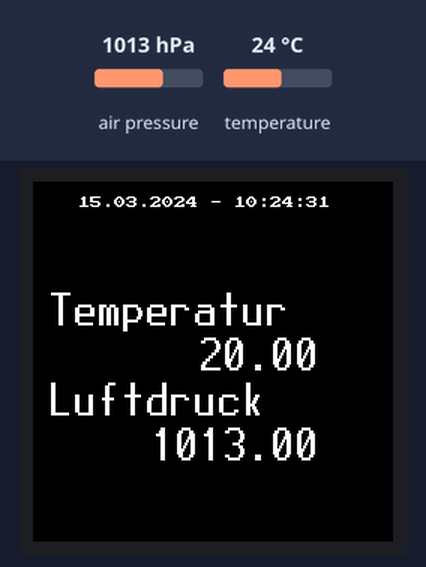
This program was run on a simulated MicroPython board. Shown: 240×240 colour display. Inputs (shaded band) come from the test bench; at power-on: air pressure 1013 hPa, temperature 24 °C. The clock reads 2024-03-15 10:24:30 at power-on unless the program sets it; files the program writes start out absent; library files of the repository ran but are not shown: st7789py.py, vga2_8x8.py, vga1_16x32.py, vga3_8x8.py, vga4_16x16.py, bmx280.py, ds1302.py; what the program prints to the serial console is not drawn.

Above: at 2.2 s.
2.3 s: air pressure set to 952 hPa
At 7.1 s:
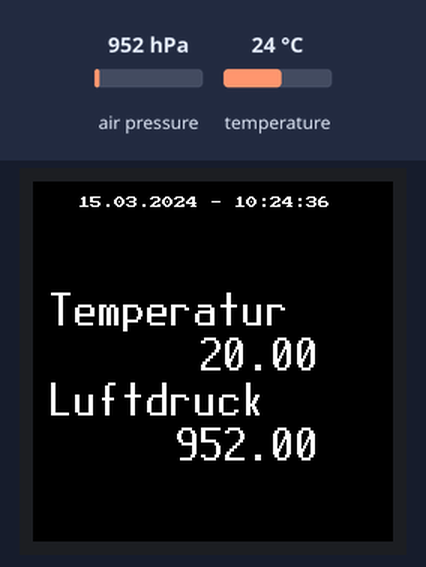
12.9 s: temperature set to 12 °C
At 17.9 s:
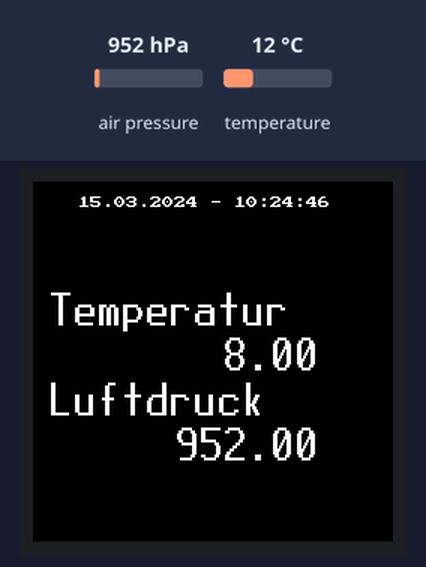
18.8 s: air pressure set to 975 hPa
At 23.5 s:
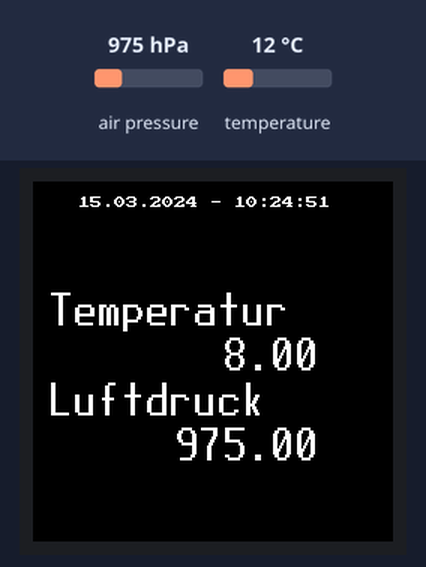
28.7 s: temperature set to 19 °C
At 33.1 s:
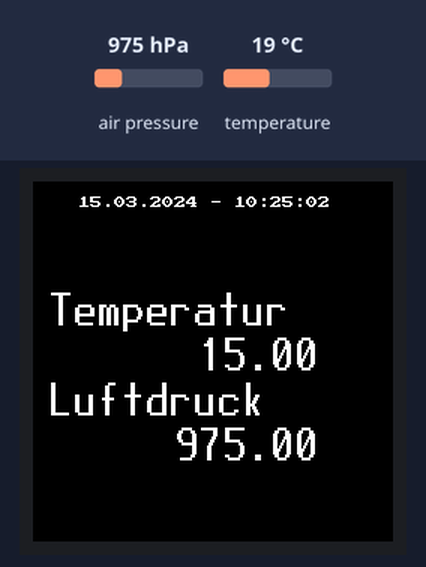
Timing chart, 0 to 34.6 s (numbered marks = the images above; inputs shaded):
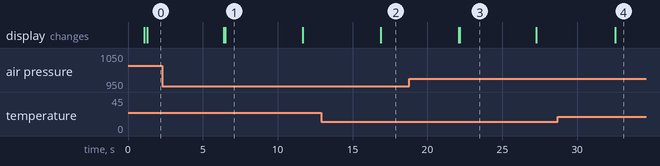

The program:

main.py
```python
import uos
import machine
import st7789py as st7789
from fonts import vga2_8x8 as font1
from fonts import vga1_16x32 as font2
from fonts import vga3_8x8 as font3
from fonts import vga4_16x16 as font4
import random
import utime
from bmx280 import BMX280
import ds1302


# DS1302 RTC setup
ds = ds1302.DS1302(machine.Pin(6, machine.Pin.OUT,
                   machine.Pin.PULL_DOWN), machine.Pin(5), machine.Pin(4))
# ds.date_time([2022, 9, 9, 5, 20, 10, 10, 0]) # Change time on setup

# BMP280 I2C
sda = machine.Pin(0)
scl = machine.Pin(1)
i2c = machine.I2C(0, sda=sda, scl=scl, freq=400000)
bus = machine.I2C(0, sda=sda, scl=scl)
bmp = BMX280(bus, 0x76)

# Initialize 7789-Display SPI(1) default pins
spi1_sck = 10
spi1_mosi = 11
spi1_miso = 13  # not use
st7789_res = 12
st7789_dc = 8
disp_width = 240
disp_height = 240
CENTER_Y = int(disp_width / 2)
CENTER_X = int(disp_height / 2)

print(uos.uname())
spi1 = machine.SPI(1, baudrate=40000000, polarity=1)
print(spi1)
display = st7789.ST7789(spi1, disp_width, disp_width,
                        reset=machine.Pin(st7789_res, machine.Pin.OUT),
                        dc=machine.Pin(st7789_dc, machine.Pin.OUT,
                                       machine.Pin.PULL_DOWN),
                        xstart=0, ystart=0, rotation=1)

display.fill(st7789.BLACK)
file = open("temps.txt", "a")


while True:
    cur_date = f"{ds.day():02d}.{ds.month():02d}.{ds.year()} - {ds.hour():02d}:{ds.minute():02d}:{ds.second():02d}"

    pressure = bmp.pressure
    temperature = bmp.temperature - 4

    display.text(font3, f"{cur_date}", 30, 10)
    display.text(font2, "Temperatur", 10, 70, st7789.WHITE, st7789.BLACK)
    display.text(font2, f"{temperature:>10.2f}", 30,
                 100, st7789.WHITE, st7789.BLACK)
    display.text(font2, "Luftdruck", 10, 130, st7789.WHITE, st7789.BLACK)
    display.text(font2, f"{pressure:>10.2f}", 30,
                 160, st7789.WHITE, st7789.BLACK)

    file.write(
        f"Date: {cur_date}, Temp: {temperature}, Pres: {pressure}" + "\n")
    utime.sleep_ms(5)
    file.flush()

    utime.sleep(5)
```

Measured:
- after the input at 12.9 s, the display: first changes after 4.0 s (image 2 shows a later state)
- after the input at 28.7 s, the display: first changes after 3.8 s (image 4 shows a later state)
